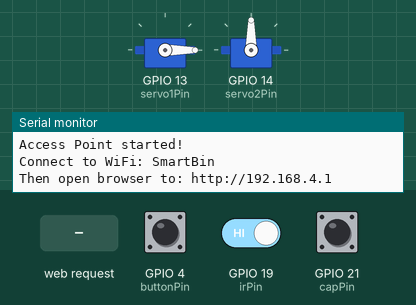
Recording of a sketch running on a simulated ESP32. Parts: 2 × servo, the last lines printed to the serial monitor. The inputs (shaded band) are chosen by the test bench; at power-on: GPIO 4 (buttonPin) HIGH, GPIO 19 (irPin) HIGH, GPIO 21 (capPin) HIGH.

Above: at 1.2 s.
1.3 s: GPIO 4 (buttonPin) pulled LOW for 0.15 s
2.9 s: HTTP request GET /autoOn received
4.4 s: GPIO 19 (irPin) driven LOW
At 5.28 s:
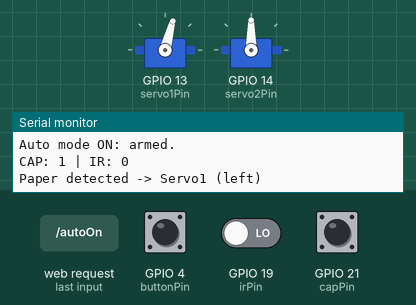
At 5.8 s:
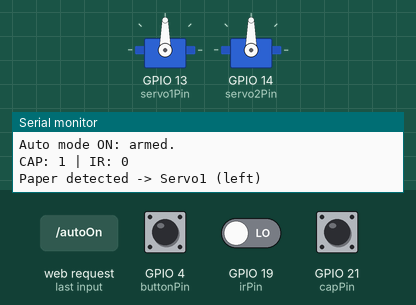
7.4 s: GPIO 21 (capPin) pulled LOW for 0.15 s
At 9.3 s:
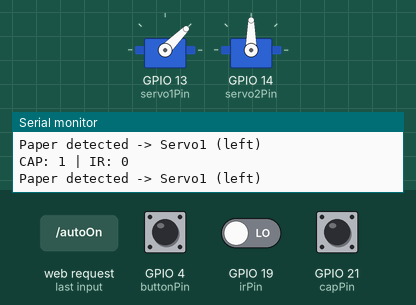
10.5 s: GPIO 21 (capPin) pulled LOW for 1 s
Timing chart, 0 to 15.5 s (numbered marks = the images above; inputs shaded):
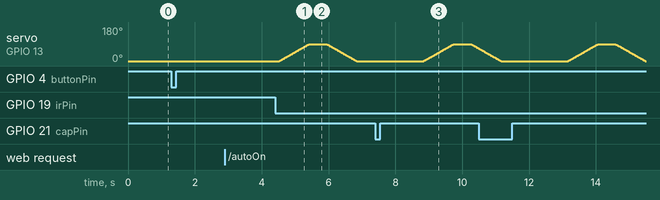

Measured:
- after the input at 4.4 s, servo on GPIO 13 (servo1Pin): rises from 0° to 90° in 0.90 s, then falls to 0° in 1.4 s
- after the input at 7.4 s, servo on GPIO 13 (servo1Pin): rises from 0° to 90° in 0.90 s, then falls to 67° in 0.73 s

The sketch:

IKADUHA.ino
```cpp
#include <WiFi.h>
#include <WebServer.h>
#include <ESP32Servo.h>

/*
===============================================================================
Smart Waste Sorting Bin (Documentation)
===============================================================================

PROJECT GOAL:
Automate ang pag sort ng basura into:
1) Paper / Biodegradable  -> left flap (Servo 1)
2) Plastic / Non-bio      -> right flap (Servo 2)

HIGH-LEVEL FLOW:
1. setup()
   - I set ang pins, servo, and WiFi Access Point.
   - I start ang web server and i register ang endpoints/buttons.
2. loop()
   - Laging tumatanggap ng web requests (buttons sa phone/laptop).
   - Binabasa ang sensors.
   - Kapag manual mode: mag sort lang via physical button o web button.
   - Kapag automatic mode: mag sort kapag may na detect ang sensor.
3. classifyAndSort(capVal, irVal)
   - Decision logic kung paper, plastic, o walang item.
4. sortPaper()/sortPlastic()
   - Gumagalaw ang tamang servo para mag Open/close ang flap.

IMPORTANT BEHAVIOR:
- Priority ng detection: Capacitive muna, then IR.
  Ibig sabihin kung parehong active, plastic branch (capacitive) ang mauuna.
- Walang detection = walang servo movement (skip).
- ESP32 ang gumagawa ng sariling WiFi network (no router needed).

===============================================================================
*/

// ====== Wi-Fi Access Point credentials ======
// Dito kumokonekta ang phone/laptop para sa web control page.
const char* ssid = "SmartBin";
const char* password = "smartbin123";

// Web server sa port 80 (default HTTP port)
WebServer server(80);

// Mode flag:
// false = Manual mode
// true  = Automatic mode
bool autoMode = false;
bool prevAutoMode = false;

// Counters na pinapakita sa web UI
unsigned long bioCount = 0;     // paper count
unsigned long nonBioCount = 0;  // plastic count

// ====== Pin assignments ======
// Sensors
const int capPin = 21;    // capacitive sensor digital output
const int irPin = 19;     // IR sensor digital output
// Input button
const int buttonPin = 4;  // optional physical pushbutton for manual trigger
// Servo outputs
const int servo1Pin = 13; // left flap servo (paper)
const int servo2Pin = 14; // right flap servo (plastic)

// ====== Sensor detect logic (IMPORTANT) ======
// Iba-iba ang behavior ng sensor modules:
// - Some modules: LOW = detect
// - Others (e.g. some capacitive boards): HIGH = detect
//
// If laging wrong ang sorting, usually dito lang kailangan baguhin.
const int CAP_DETECT_STATE = LOW;  // most capacitive modules used in this project are active-LOW
const int IR_DETECT_STATE = LOW;   // most IR obstacle sensors are active-LOW

// ====== Auto mode anti-false-trigger settings ======
// Goal: iwas tuloy-tuloy na sort kapag "stuck detected" ang sensor.
const unsigned long DETECT_STABLE_MS = 120;   // detection must stay true this long
const unsigned long AUTO_COOLDOWN_MS = 2000;  // minimum gap between auto sorts

// ====== Servo angles (i calibrate based sa physical build) ======
// Servo1 (left flap - paper)
int servo1Home = 0;
int servo1Left = 90;

// Servo2 (right flap - plastic)
int servo2Home = 90;
int servo2Right = 180;

// Servo speed control: mas mataas = mas mabagal
int stepDelay = 10; // ms per degree

// Servo objects
Servo servo1;
Servo servo2;

// Track current servo positions para smooth ang paggalaw
int servo1Current = servo1Home;
int servo2Current = servo2Home;

// Auto mode state trackers
bool autoTriggerLatched = false;    // true = wait muna ng clear state bago next sort
unsigned long detectStartMs = 0;    // start time ng current detect window
unsigned long lastAutoSortMs = 0;   // last auto sort timestamp

// ====== Function prototypes ======
void classifyAndSort(int capVal, int irVal);
void sortPaper();
void sortPlastic();
void slowMoveServo(Servo &s, int &currentAngle, int targetAngle);
bool isCapDetected(int capVal);
bool isIrDetected(int irVal);
bool isAnyDetected(int capVal, int irVal);
bool isSingleSensorDetected(int capVal, int irVal);
String htmlPage();

// ====== Web page template ======
// Ito ang simpleng HTML dashboard na makikita sa http://192.168.4.1
String htmlPage() {
  String html = "<!DOCTYPE html><html><head><meta name='viewport' content='width=device-width,initial-scale=1'>";
  html += "<title>Smart Bin</title></head><body>";
  html += "<h2>Smart Bin Control</h2>";
  html += "<p>Mode: <b>" + String(autoMode ? "Automatic" : "Manual") + "</b></p>";
  html += "<button onclick=\"fetch('/autoOn').then(()=>location.reload())\">Automatic Mode</button>";
  html += "<button onclick=\"fetch('/autoOff').then(()=>location.reload())\">Manual Mode</button>";
  html += "<button onclick=\"fetch('/sort').then(()=>location.reload())\">Sort Item</button>";
  html += "<h3>Counters</h3>";
  html += "<p>Biodegradable (Paper): " + String(bioCount) + "</p>";
  html += "<p>Non-Biodegradable (Plastic): " + String(nonBioCount) + "</p>";
  html += "<button onclick=\"fetch('/reset').then(()=>location.reload())\">Reset Counters</button>";
  html += "</body></html>";
  return html;
}

void setup() {
  Serial.begin(115200);

  // Sensor/button pin modes
  pinMode(capPin, INPUT_PULLUP);
  pinMode(irPin, INPUT);
  pinMode(buttonPin, INPUT_PULLUP);

  Serial.print("CAP_DETECT_STATE: ");
  Serial.println(CAP_DETECT_STATE == HIGH ? "HIGH" : "LOW");
  Serial.print("IR_DETECT_STATE: ");
  Serial.println(IR_DETECT_STATE == HIGH ? "HIGH" : "LOW");
  Serial.println("Expected idle state: CAP=HIGH, IR=HIGH (or 1).");
  Serial.println("If CAP stays LOW while no item is present, check cap sensor wiring/sensitivity.");

  // Servo setup
  servo1.setPeriodHertz(50);
  servo2.setPeriodHertz(50);
  servo1.attach(servo1Pin, 500, 2400);
  servo2.attach(servo2Pin, 500, 2400);
  servo1.write(servo1Home);
  servo2.write(servo2Home);

  // WiFi Access Point mode:
  // ESP32 creates its own WiFi network (no router needed).
  WiFi.softAP(ssid, password);
  Serial.println("Access Point started!");
  Serial.print("Connect to WiFi: ");
  Serial.println(ssid);
  Serial.print("Then open browser to: http://");
  Serial.println(WiFi.softAPIP());

  // ====== Web server routes ======
  // Home page
  server.on("/", []() {
    server.send(200, "text/html", htmlPage());
  });

  // Switch to automatic mode
  server.on("/autoOn", []() {
    autoMode = true;
    server.send(200, "text/plain", "Automatic mode ON");
  });

  // Switch to manual mode
  server.on("/autoOff", []() {
    autoMode = false;
    server.send(200, "text/plain", "Manual mode ON");
  });

  // Reset counters
  server.on("/reset", []() {
    bioCount = 0;
    nonBioCount = 0;
    server.send(200, "text/plain", "Counters reset");
  });

  // Manual one-time sort trigger from web button
  server.on("/sort", []() {
    int capVal = digitalRead(capPin);
    int irVal = digitalRead(irPin);
    classifyAndSort(capVal, irVal);
    server.send(200, "text/plain", "Item sorted");
  });

  server.begin();
}

void loop() {
  // Laging i handle ang incoming web requests
  server.handleClient();

  // read current sensor state
  // Detection is based on CAP_DETECT_STATE / IR_DETECT_STATE config above.
  int capVal = digitalRead(capPin);
  int irVal = digitalRead(irPin);
  bool capDetected = isCapDetected(capVal);
  bool irDetected = isIrDetected(irVal);
  bool singleDetected = isSingleSensorDetected(capVal, irVal);
  bool anyDetected = isAnyDetected(capVal, irVal);

  // Track mode transition para ma-arm ng tama ang automatic mode.
  if (autoMode && !prevAutoMode) {
    // Kapag pagpasok ng auto mode ay detected na agad, huwag munang mag-sort.
    // Hintayin munang mag-clear then new detect event.
    autoTriggerLatched = anyDetected;
    detectStartMs = anyDetected ? millis() : 0;
    Serial.println(anyDetected
      ? "Auto mode ON: sensor already detected, waiting for clear state."
      : "Auto mode ON: armed.");
  } else if (!autoMode && prevAutoMode) {
    autoTriggerLatched = false;
    detectStartMs = 0;
  }
  prevAutoMode = autoMode;

  // ====== Manual mode behavior ======
  // Sa manual mode, sorting only happens kapag pinindot ang physical button.
  if (!autoMode && digitalRead(buttonPin) == LOW) {
    Serial.println("Manual button pressed");
    classifyAndSort(capVal, irVal);
    delay(1000); // basic debounce / anti-repeat delay
  }

  // ====== Automatic mode behavior ======
  // Mag-sort lang sa NEW + STABLE detection, then wait for clear state.
  // IMPORTANT: auto-sort only works when EXACTLY ONE sensor is active.
  // If both sensors are active, ambiguous state siya (skip).
  if (autoMode) {
    if (!singleDetected) {
      autoTriggerLatched = false;
      detectStartMs = 0;
      if (capDetected && irDetected) {
        // Both active usually means mounting/reflection issue (e.g., sensor seeing plywood/hole).
        // Skip sorting to avoid wrong flap movement.
        delay(50);
      }
    } else {
      if (detectStartMs == 0) {
        detectStartMs = millis();
      }

      bool stableDetect = (millis() - detectStartMs) >= DETECT_STABLE_MS;
      bool cooldownDone = (millis() - lastAutoSortMs) >= AUTO_COOLDOWN_MS;

      if (!autoTriggerLatched && stableDetect && cooldownDone) {
        classifyAndSort(capVal, irVal);
        lastAutoSortMs = millis();
        autoTriggerLatched = true; // require clear state before next auto sort
      }
    }
  }
}

bool isAnyDetected(int capVal, int irVal) {
  return isCapDetected(capVal) || isIrDetected(irVal);
}

bool isSingleSensorDetected(int capVal, int irVal) {
  bool capDetected = isCapDetected(capVal);
  bool irDetected = isIrDetected(irVal);
  return capDetected ^ irDetected;
}

// ====== Core decision logic ======
// Decision order:
// 1) Capacitive detected -> treat as plastic
// 2) Else if IR detected -> treat as paper
// 3) Else                       -> no item, skip
void classifyAndSort(int capVal, int irVal) {
  bool capDetected = isCapDetected(capVal);
  bool irDetected = isIrDetected(irVal);

  Serial.print("CAP: ");
  Serial.print(capVal);
  Serial.print(" | IR: ");
  Serial.println(irVal);

  if (capDetected && irDetected) {
    Serial.println("Ambiguous: BOTH sensors active. Skipping sort.");
    return;
  }

  if (capDetected) {
    Serial.println("Plastic detected -> Servo2 (right)");
    sortPlastic();
    nonBioCount++;
  } else {
    if (irDetected) {
      Serial.println("Paper detected -> Servo1 (left)");
      sortPaper();
      bioCount++;
    } else {
      Serial.println("No item detected, skipping.");
      return;
    }
  }
}

bool isCapDetected(int capVal) {
  return capVal == CAP_DETECT_STATE;
}

bool isIrDetected(int irVal) {
  return irVal == IR_DETECT_STATE;
}

// ====== Smooth servo movement helper ======
// Slowly nya i move ang servo from currentAngle to targetAngle.
void slowMoveServo(Servo &s, int &currentAngle, int targetAngle) {
  if (currentAngle < targetAngle) {
    for (int pos = currentAngle; pos <= targetAngle; pos++) {
      s.write(pos);
      delay(stepDelay);
    }
  } else {
    for (int pos = currentAngle; pos >= targetAngle; pos--) {
      s.write(pos);
      delay(stepDelay);
    }
  }
  currentAngle = targetAngle;
}

// ====== Servo action: paper ======
// Open left flap, wait for item to fall, close flap.
void sortPaper() {
  slowMoveServo(servo1, servo1Current, servo1Left);
  delay(500);
  slowMoveServo(servo1, servo1Current, servo1Home);
}

// ====== Servo action: plastic ======
// Open right flap, wait for item to fall, close flap.
void sortPlastic() {
  slowMoveServo(servo2, servo2Current, servo2Right);
  delay(500);
  slowMoveServo(servo2, servo2Current, servo2Home);
}
```
